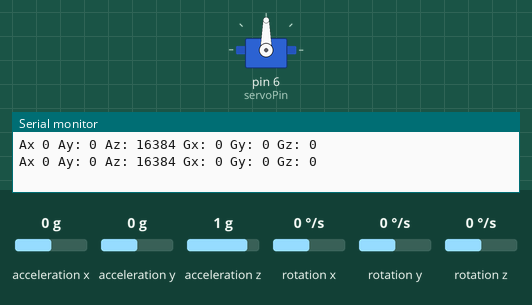
This sketch was run on a simulated Arduino Uno, built with avr-gcc and run on an emulated ATmega328P. Parts: servo, the last lines printed to the serial monitor. Inputs (shaded band) come from the test bench; at power-on: acceleration x 0 g, acceleration y 0 g, acceleration z 1 g, rotation x 0 °/s, rotation y 0 °/s, rotation z 0 °/s.

Above: at 1.2 s.
1.3 s: acceleration x set to -1.4 g
At 3.1 s:
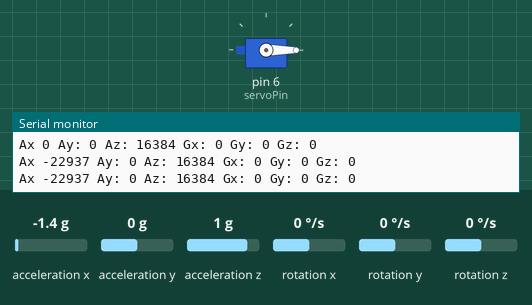
3.5 s: acceleration x set to -0.8 g
At 5.0 s:
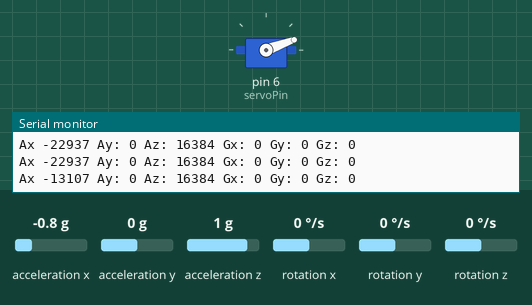
5.5 s: acceleration x set to 0.8 g
At 6.9 s:
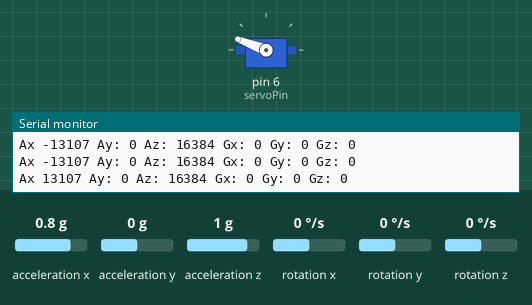
7.5 s: acceleration x set to 1.4 g
At 8.8 s:
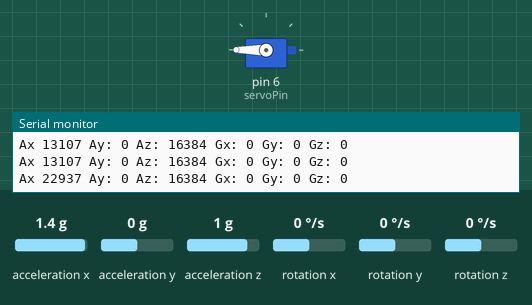
9.5 s: acceleration x set to 0 g
At 10.7 s:
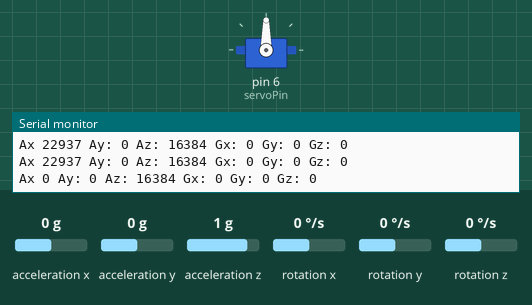
Timing chart, 0 to 12.5 s (numbered marks = the images above; inputs shaded):
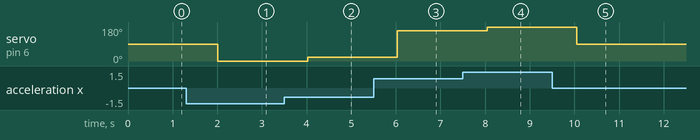

The sketch:

mpu_6050_kod.ino
```cpp
#include <Wire.h>
#include <MPU6050.h>
#include <Servo.h>

MPU6050 mpu;
Servo servoMotor;

int16_t ax, ay, az;
int16_t gx, gy, gz;

int servoPin = 6; // Servo pin
int servoAngle = 90; // Başlangıç açısı

void setup() {
  Serial.begin(9600); // Seri monitörü başlatıyoruz
  Wire.begin();
  mpu.initialize();
  servoMotor.attach(servoPin);
}

void loop() {
  mpu.getMotion6(&ax, &ay, &az, &gx, &gy, &gz);

  // MPU6050'den gelen verileri seri monitöre yazdır
  Serial.print("Ax "); Serial.print(ax);
  Serial.print(" Ay: "); Serial.print(ay);
  Serial.print(" Az: "); Serial.print(az);
  Serial.print(" Gx: "); Serial.print(gx);
  Serial.print(" Gy: "); Serial.print(gy);
  Serial.print(" Gz: "); Serial.println(gz);

  // Burada MPU6050'den okunan değerlere göre servo motorun açısını belirleyebilirsiniz.
  // Örnek olarak, eğim açısını kullanabilirsiniz.

  int angle = map(ax, -17000, 17000, 0, 180); // MPU6050'den gelen x eksenine göre açıyı hesapla
  servoMotor.write(angle);

  delay(1000);
}
```

Measured:
- after the input at 1.3 s, servo on pin 6 (servoPin): 90° → 0° after 0.72 s
- after the input at 3.5 s, servo on pin 6 (servoPin): 0° → 20° after 0.53 s
- after the input at 5.5 s, servo on pin 6 (servoPin): 20° → 159° after 0.54 s
- after the input at 7.5 s, servo on pin 6 (servoPin): 159° → 180° after 0.55 s
- after the input at 9.5 s, servo on pin 6 (servoPin): 180° → 90° after 0.56 s
